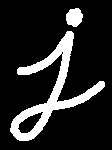
#> input picture OpenCV/image_processing/j.png, 112 x 150 px
$ python imageErosion.py
#> lines starting #> are read from the running program, lines starting #| are printed output that depends on the picture; after the words box and inside, x2 and y2 are one past the last pixel; in counts of white or black regions, pixels touching at a corner belong together
import cv2
import numpy as np
from matplotlib import pyplot as plt

img = cv2.imread('j.png',0)
#> img: shape (150, 112); 15.3% white; 2 white regions, box (x1, y1, x2, y2) and area: (10, 31, 105, 141) 2331, (66, 8, 83, 27) 245
kernel = np.ones((5,5),np.uint8)

erosion = cv2.erode(img,kernel,iterations = 1)
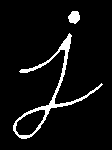
#> erosion: shape (150, 112); 6% white; 2 white regions, box (x1, y1, x2, y2) and area: (13, 33, 103, 139) 898, (68, 11, 80, 24) 117
plt.plot(122),plt.imshow(erosion),plt.title('Eroded image')
plt.xticks([]), plt.yticks([])
plt.show()
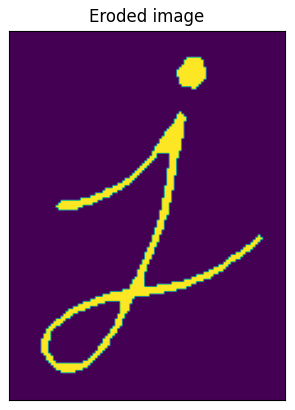
#> figure drawn by matplotlib, 1 panel
